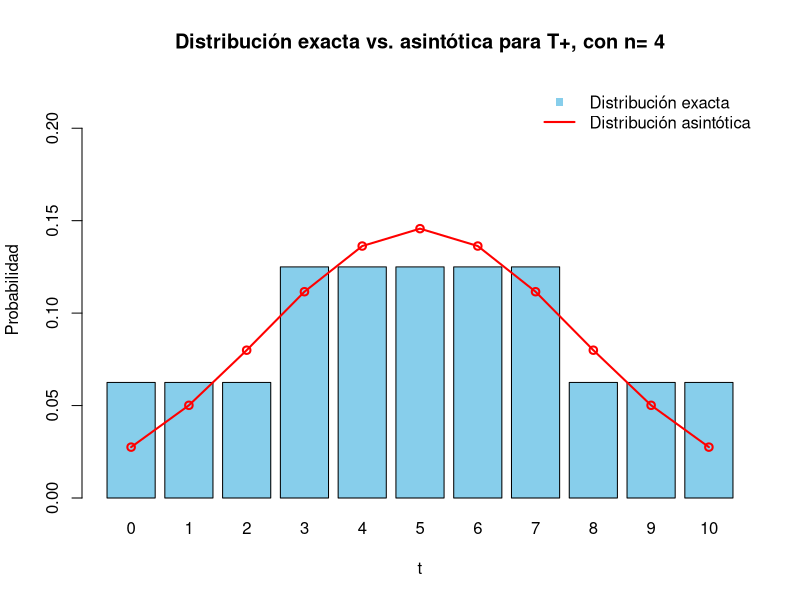
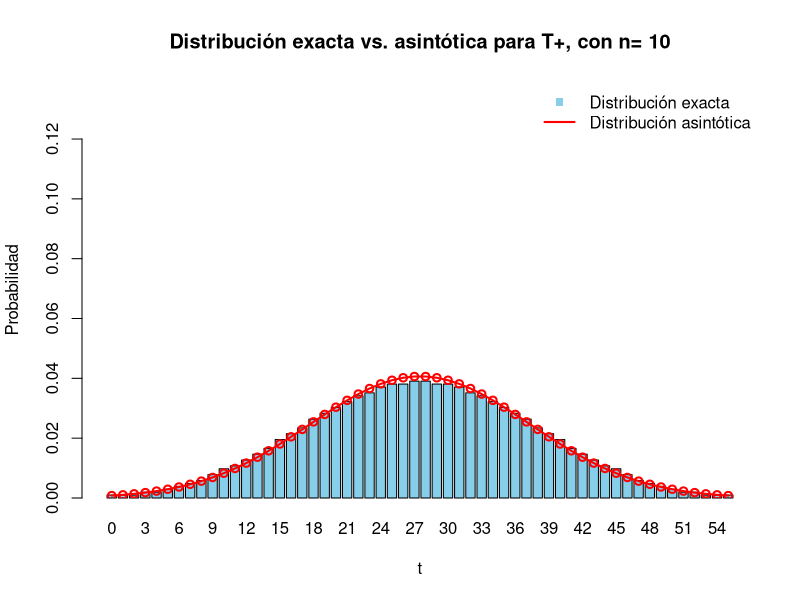
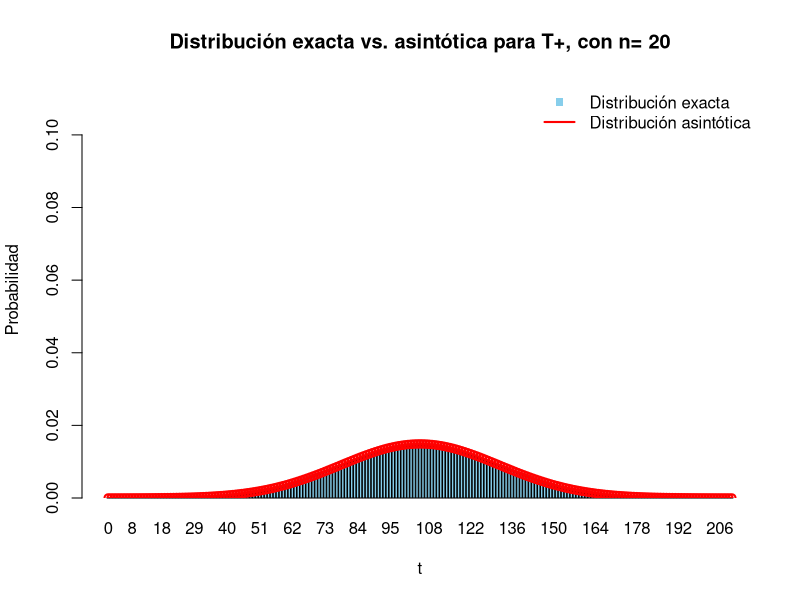

Write the R code that produced these figures, in order.

#---------------------------------------------------------------
# Ejercicio 1: ¿Qué clase tienen los siguientes vectores: c(T, F), c(T, F, 1) y c(T, F, 1, "1")? 
# ¿Qué cree que está sucediendo?
#---------------------------------------------------------------

v1 = c(T, F)
class(v1)
#En v1 ambos valores son logicos, por lo tanto la clase sera logica.
v2 = c(T, F, 1)
class(v2)
#En v2 se añade un 1, y los valores T y F pueden ser representados como valores numericos 0 y 1, por lo tanto la clase es numeric.
v3 = c(T, F, 1 , "1")
class(v3)
#En v3 el "1" es un caracter, y T y F pueden ser escritos como caracteres "True" y "FALSE", por lo tanto la clase es character.

#Creemos que lo que aqui esta pasando es que T y F son valores logicos o booleanos
# y el 1 es tomado como un valor numerico, salvo que lo escribamos de esta manera "1"
#ya que es tomado como un caracter.

#---------------------------------------------------------------
# Ejercicio 2: ¿Qué clase tiene density? ¿Y density(1:500)? ¿Dónde está la
# diferencia?
#---------------------------------------------------------------


class(density) #La clase de density es function 
class(density(1:500)) #La clase de la llamada de density es density.

#La diferencia de clases es dada porque density es una funcion que se toma sobre una muestra 
# y lo que devuelve llamada de density sobre un conjunto de parametros valido es un objeto con
#atributos pertinentes al estudio de la densidad estimada, como el minimo, maximo (de la muestra), entre otros. 

#---------------------------------------------------------------
# Ejercicio 3: ¿A cuántas clases sabe despachar el genérico print? ¿Con cuántos
# métodos cuenta density, además de plot?
#---------------------------------------------------------------
  
methods("print")
#Despacha a 301 clases el metodo print.

methods(class = "density")
#Cuenta con los metodos coerce, initialize, print, show,slotsFromS3 ademas de plot

#---------------------------------------------------------------
# Ejercicio 4: Lea help(unclass) y conteste: ¿Qué devuelve
# class(unclass(test_t))?¿Por qué?
#---------------------------------------------------------------
help(unclass)

#Test
mu <- 1
sigma_sq <- 1
n <- 30
X <- rnorm(n, mean = mu, sd = sqrt(sigma_sq))
mu_0 <- 0
alfa <- 0.05
test_t <- t.test(
 X,
 alternative = "two.sided",
 mu = 0,
 conf.level = 1 - alfa
)

class(unclass(test_t))

#Observamos que devuelve la clase lista

#El resultado de la función es una lista con los datos calculados. Luego, para presentarlos de modo más estético, se define una
# clase para definir sobre esta un propio método print. El resultado entonces no es más que una lista con un print nuevo, luego al
# unclassear obtenemos como resultado 'list'.


#-----------------------------------------------------------------------
# Ejercicio 10: Replicar la tabla de observaciones para n=5
#-----------------------------------------------------------------------

computarS_n_t <- function(n, t) {
    # Si t es 0, devolvemos directo el vacío
    if (t==0){
        return(list("vacío"))
    }

    # Generamos tooodas las posibles combinaciones de listas binarias
    combinaciones_binarias <- expand.grid(rep(list(c(0, 1)), n))
    
    resultados <- list()
    
    # Pasamos por cada combinacion para ver si cumple T+
    for (i in 1:nrow(combinaciones_binarias)) {
        sec_binaria <- as.numeric(combinaciones_binarias[i, ])
        indexes <- which(sec_binaria == 1)
        if (sum(indexes) == t) {
        resultados <- append(resultados, list(indexes))
        }
    }
  
  return(resultados)
}


calcularP_n_t <- function (n,t, s_n_t){
    # Calculamos la proba tal cual como está en el pdf

    numerador = length(s_n_t)
    denominador = 2^n
    return (numerador/denominador)
}

n_ej10 = 5

vector_t = list()
vector_probas = list()
vector_cardinales = list()
vector_S = list()

# Creamos las columnas de la tabla
for (t in 0:10){
    s_n_t = computarS_n_t(n_ej10, t)
    cardinal= length(s_n_t)
    proba = calcularP_n_t(n_ej10, t, s_n_t)

    vector_t = append(vector_t, t)
    vector_probas = append(vector_probas, proba)
    vector_cardinales = append(vector_cardinales, cardinal)
    vector_S[[as.character(t)]] = I(s_n_t)
}

# Generamos la tabla
# La separación de cada S_n se puede ver cada vez que la secuencia rompe su tendencia creciente.
tabla_observaciones_10 <- data.frame(
    "t" = I(vector_t), 
    "S(n,t)" = I(vector_S) , 
    "#S(n,t)" = I(vector_cardinales),
    "p(n,t)" = I(vector_probas)
)


#-----------------------------------------------------------------------
# Ejercicio 12: Programar la recursión u_n(t)
#-----------------------------------------------------------------------

particiones <- function(t,n){

    # Casos base
    if (n==0){
        if (t==0){
            return (1)
        } else{
            return(0)
        }
    }
    if (t<0 | t > n*(n+1)/2){
        return (0)
    }

    # Caso recursivo
    return(particiones(t,n-1)+ particiones(t-n,n-1))
}

#-----------------------------------------------------------------------
# Ejercicio 13: implementamos dTmas y pTmas
#-----------------------------------------------------------------------

#Obs: tenemos que calcular p(t) para todo t entre 1 y x.

# Puntual
dTmas <- function(x,n){
    ret <- vector(mode= 'numeric', length = length(x))
    for (i in seq_along(x)){
        # Calculamos la puntual para ese valor de x
        u_t = particiones(x[i],n)
        proba = u_t / (2^n)

        # La añadimos al vector resultados
        ret[i] = proba
    }
    return (ret)
}

# Acumulada
pTmas <- function(x,n){
    ret <- vector(mode= 'numeric', length = length(x))
    for (i in seq_along(x)){
        # Calculamos las puntuales hasta x[i] y luego las sumamos (def acumulada).
        acumulada = sum(dTmas(0:x[i], n))
        ret[i] = acumulada
    }
    return(ret)
}


#-------------------------------------------------------------------------------------------------------------------------------
# Ejercicio 14: : Programe mi.wilcox.test
#-------------------------------------------------------------------------------------------------------------------------------

#Funcion para calcular el estadistico T+ 
Tmas <- function(X, mu){
    X = X-mu  #Trasladamos al origen para facilitar cuentas.
    X_abs = abs(X) #Modulo de observaciones  
    rangos_absolutos = rep(-1,length(X)) #Rango de los modulos 
    indicadora = rep(FALSE,length(X)) # indicadora[i] = 1 sii xi>0.
    for(i in seq(1:length(X))){ 
        if(X[i] > 0){ indicadora[i] = TRUE}
    }
    X_abs = sort(X_abs)
    for(i in 1:length(X)){ #Para cada observacion xi.
        for(j in 1:length(X_abs)){ #Itero sobre los valores absolutos ordenados
            if( abs(X[i]) == abs(X_abs[j])){ #hasta encontrar el rango(|xi|)
                rangos_absolutos[i] = j
            }
        }
    }
    T_observado = 0 #Finalmente,calculamos la serie que es igual a T+.
    for(i in 1:length(X)){
        if(indicadora[i] == TRUE){
            T_observado = T_observado + rangos_absolutos[i]
        }
    }
    return(T_observado)
}

#Funcion de cuantiles para el test
cuantil_mas <- function(k,n){
  x = 1
  acumulada = dTmas(1,n)
  while(acumulada < k){
    x = x +1
   acumulada = acumulada + dTmas(x,n) 
  }
  return (x)
}

#Nuestro Test de Wilcoxon
mi.wilcox.test = function(X,  alternative = "two.sided", mu){    
  
   match.arg(alternative, c("two.sided","less","greater"))
    statistic = Tmas(X,mu)
    n = length(X)
    alpha = 0.05
    alpha_medio = 0.05/2
    if(alternative == "two.sided"){
        k1 = cuantil_mas( alpha_medio,n) 
        k2 = cuantil_mas(1-alpha_medio,n)
       #Si el estadistico esta mas cerca del cuantil inferior o superior,
       #la probabilidad de obtener un valor peor del observado es dos veces
        #P(T+ < cuantil_inferior) y P(T+ > cuantil_superior) respectivamente. 
        if(abs(statistic-k1) < abs(statistic-k2) ){
            p.value = 2*pTmas(statistic,n)
        }
        if(abs(statistic-k1) > abs(statistic-k2)){
            p.value = 2*(1- pTmas(statistic-1,n) )
        }
    }

if(alternative == "greater"){
    k = cuantil_mas(1-alpha,n)
    p.value = 1-pTmas(statistic-1,n)
    }

if(alternative == "less"){
    k = cuantil_mas(alpha,n)
    p.value = pTmas(statistic,n)
}
    X = deparse(substitute(X))
    lista = list(
      data.name = X,
      statistic = c(V = statistic),
    p.value = p.value,
    alternative = alternative,
    method = "Wilcoxon signed rank exact test"
    )
    class(lista) = "htest"
return (lista)
 }


#-----------------------------------------------------------------------
# Ejercicio 17: barplot de distribución exacta y asintótica para T+
#----------------------------------------------------------------------- 

n_1 = 4
n_2 = 10
n_3 = 20

enes = c(n_1,n_2,n_3)

for (n in enes){
    max = n*(n+1)/2
    valores_t = 0:max
    probas = dTmas(valores_t,n)
    file_name <- paste0("grafico_ej17_n=", n, ".png")
    png(file_name, width = 800, height = 600) 
    bars <- barplot(
            probas,                         
            names.arg = valores_t,          
            col = "skyblue",               
            xlab = "t",              
            ylab = "Probabilidad",          
            main = sprintf("Distribución exacta vs. asintótica para T+, con n= %d",n), 
            ylim = c(0, max(probas) + 0.1)
        )
    normal <- dnorm(valores_t, mean =  n*(n+1)/4, sd = sqrt(n*(n+1)*(2*n+1)/24))

    lines(
            bars,                  
            normal,          
            type = "o",                     
            col = "red",                   
            lwd = 2                        
        )
    legend(
            "topright", 
            legend = c("Distribución exacta", "Distribución asintótica"),
            col = c("skyblue", "red"), 
            lwd = c(NA, 2), 
            pch = c(15, NA), 
            bty = "n"
        )
    dev.off()
}

# Podemos ver que coinciden razonablemente a partir de n = 10. Coinciden para todos los n en el centro y en las colas.
# Tal vez, para n = 4, la coincidencia en las colas es cuestionable, pero el comportamiento es similar.

#-----------------------------------------------------------------------
# Ejercicio 18: computar el test de Wilcoxon para datos generados.
#----------------------------------------------------------------------- 

set.seed(1984)
theta1 <- 1
sigma_sq <- 1
X <- rnorm(n, mean=theta1, sd=sqrt(sigma_sq))
mi.wilcox.test(X, "greater", 0)

#Función para estimar la potencia del test
potencia_estimada <- function(m,nivel){
    estadisticos_bt = rep(-1,m) 
    n <- 12
    for(i in 1:m){ #Almaceno los estadisticos de cada remuestra.
        Yi <- rnorm(n, mean=theta1, sd=sqrt(sigma_sq))
        estadisticos_bt[i] = Tmas(Yi,0)   
    }
    k = cuantil_mas(1-nivel,n)
    potencia = 0 
    for(i in 1:m){ #Cada estadistico con el cual se rechaze la hipotesis nula suma 1.
      if(estadisticos_bt[i] > k){
        potencia = potencia + 1
      }
    }
    potencia = potencia / m
    return (potencia)
}

m = 10000
nivel = 0.05
k = cuantil_mas(1-nivel,n)
1-pTmas(k,n)
# Aqui el cuantil k tal que P(T+>k) <= 0.05 es igual a 60.
1-pTmas(k-1,n)
#Es el cuantil en el cual se maximiza la potencia del test
#(respetando el nivel <= 0.05 ), ya que P(T+>k) es decreciente en k
#y con el cuantil k = 59 el nivel es 0.054, mayor a la cota pedida.
potencia_en_1 = potencia_estimada(m,nivel)
potencia_en_1
#La probabilidad de rechazar la hipotesis nula dado que la distribucion real es simetrica y con mediana
# igual a 1 es de 0.927, lo cual es esperable ya que theta1 pertenece a la region de 
#rechazo del test. 

#-----------------------------------------------------------------------
# Ejercicio 19: test phi_n
#----------------------------------------------------------------------- 

set.seed(1984)
n <- 12
theta1 <- 1
sigma_sq <- 1
X <- rnorm(n, mean=theta1, sd=sqrt(sigma_sq))

promedio = mean(X)
estadistico = sqrt(12)*promedio/sigma_sq
pvalor = pnorm(estadistico, lower.tail = FALSE)
X_d = deparse(substitute(X))
lista = list(
  data.name = X_d,
  statistic = c(V = estadistico),
  p.value = pvalor,
  alternative = "greater",
  method = "Test para normales"
)
class(lista) = "htest"
print(lista)


# sqrt(n)*(mean(X)/sigma_sq) = sqrt(n)*(mean(X)-1+1/sigma_sq) y luego, asumiendo
# theta = 1, tenemos que P(sqrt(n)*(mean(X)-1+1/sigma_sq) >= z_a) = 
# P(sqrt(n)*(mean(X)-1/sigma_sq) >= z_(1-a) - sqrt(n)/sigma_sq)
# Luego la función de ponencia es 1 - F_Z(z_(1-a) - sqrt(n)/sigma_sq))

potencia = pnorm(qnorm(0.95) - sqrt(n), lower.tail = FALSE)
print(potencia)


testSigno = function(X){
  T <- ifelse(X > 0.5, 1, 0)
  
  estadistico_signo <- sqrt(12)*(mean(T)-0.5)/0.5
  alpha <- qbinom(0.05, size = 12, prob = 0.5, lower.tail=FALSE)
  
  # Si bien el estadístico es otro, podemos calcular directamente los p-valores
  # con la suma de T
  
  suma <- sum(T)
  pvalor_signo <-  1 - pbinom(suma, size = 12, prob = 0.5)
  X_d = deparse(substitute(X))
  lista = list(
    data.name = X_d,
    statistic = c(V = estadistico_signo),
    p.value = pvalor_signo,
    alternative = "two.sided",
    method = "Test del signo para normales"
  )
  class(lista) = "htest"
  return (lista)
  
}
res <- testSigno(X)
print(res)

potencia_estimada_signo= function(m){
  estadisticos_bt = rep(-1,m) 
  set.seed(1984)
  n <- 12
  theta1 <- 1
  sigma_sq <- 1
  for(i in 1:m){ #Almaceno los estadisticos de cada remuestra.
    Yi <- rnorm(n, mean=theta1, sd=sqrt(sigma_sq))
    T <- ifelse(Yi > 0.5, 1, 0)
    estadisticos_bt[i] <- sum(T)
  }
  k = qbinom(0.05, size = 12, prob = 0.5, lower.tail=FALSE)
  potencia = 0 
  for(i in 1:m){ #Cada estadistico con el cual se rechaze la hipotesis nula suma 1.
    if(estadisticos_bt[i] > k){
      potencia = potencia + 1
    }    
  }
  potencia = potencia /m
  return (potencia)
}

print(potencia_estimada_signo(10000))

#El test con mayor potencia es el phi_n con potencia = 0.96, que cumlple con lo esperado peus en UPM.
#El test del signo dio 0.25 (la potencia) con lo cual probablemente tenga algún error
